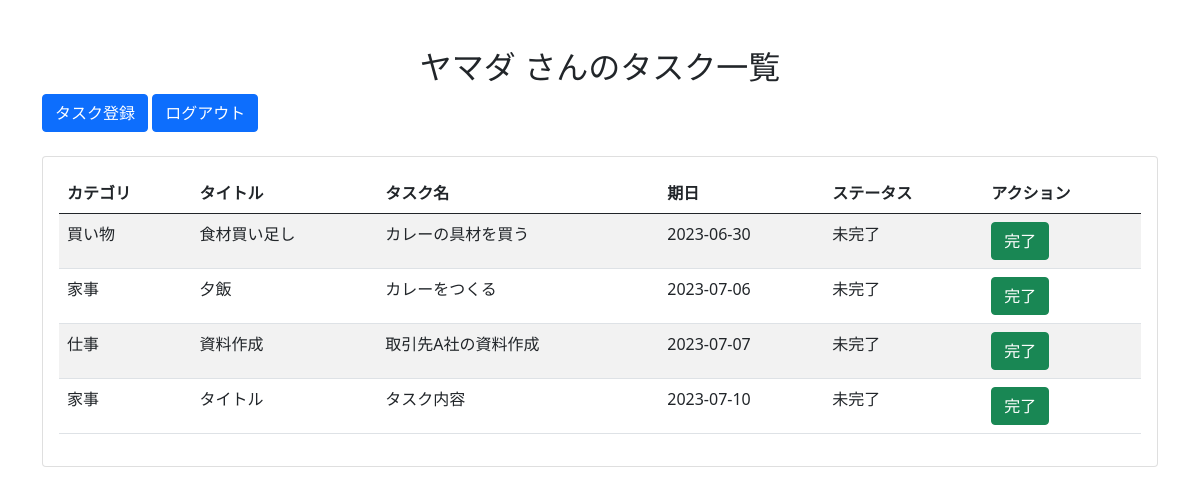
Page /todo_apps/top (signed in) on the earlier database version.
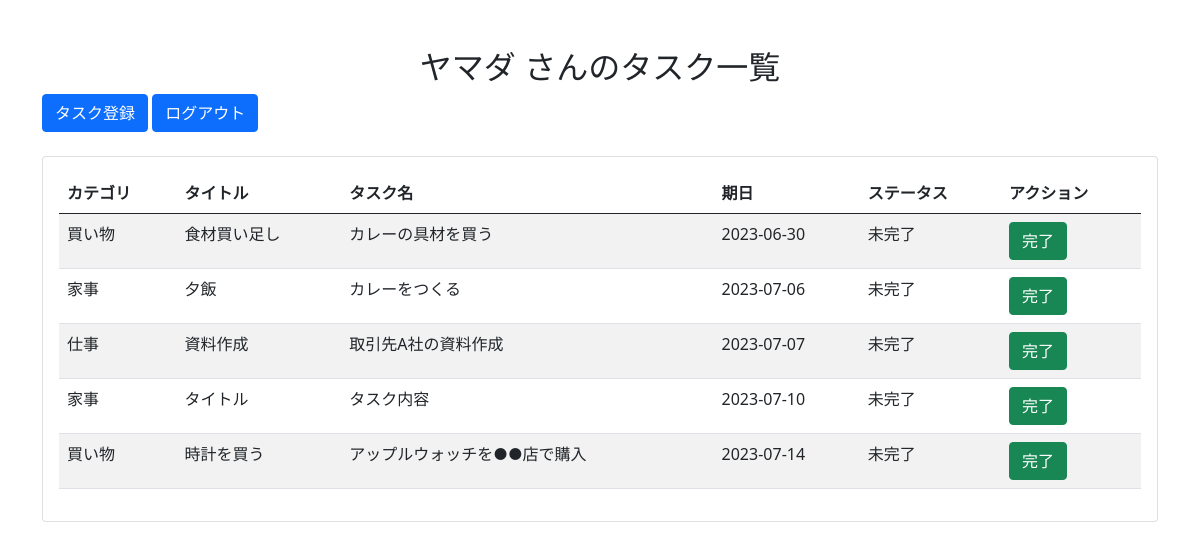
Same page on the later database version.
### models.py (models this page shows)
class TodoCategory(Base):
    __tablename__ = 'todo_category'
    id = Column(Integer, primary_key=True)
    category_name = Column(String, nullable=False)

class Todo(Base):
    __tablename__ = 'todo'
    id = Column(Integer, primary_key=True)
    title = Column(String, nullable=False)
    content = Column(String, nullable=False)
    memo = Column(Text)
    status = Column(Integer, default=0)
    due_date = Column(DateTime, nullable=False)
    category_id = Column(Integer, ForeignKey('todo_category.id'))
    user_id = Column(Integer, ForeignKey('user.id'))
    user = relationship("User", backref="todos")
    category = relationship("TodoCategory", backref="todos")

### views.py (the view)
@app.route("/todo_apps/top")
def top():
    todos = business_logic.find_todo_all(session["u_id"])
    return render_template("top.html", todos=todos)

### business_logic.py (called while the page is built)
def find_todo_all(u_id):
    todo_list = data_access.find_todo_all(u_id)
    todos = []
    for todo in todo_list:
        todo_item = {
            "id": todo.id,
            "title": todo.title,
            "category": todo.category.category_name,
            "content": todo.content,
            "due_date": f"{todo.due_date:%Y-%m-%d}",
            "status": "未完了" if todo.status == consts.STATUS_INCOMPLETE else "完了"
        }
        todos.append(todo_item)
    return todos

### data_access.py (called while the page is built)
def get_session():
    engine = create_engine('sqlite:///db/todo.db')
    Session = sessionmaker(bind=engine)
    session = Session()
    return session

def find_todo_all(u_id):
    session = get_session()
    todo_list = session.query(Todo).filter(Todo.user_id == u_id, Todo.status == consts.STATUS_INCOMPLETE).order_by(Todo.due_date.asc()).all()
    return todo_list

### templates/top.html (shortened to what this page needs)
<!DOCTYPE html>
<html>
<head>
  <link rel="stylesheet" href="https://stackpath.bootstrapcdn.com/bootstrap/5.0.0-alpha1/css/bootstrap.min.css">
</head>
<body>
  <div class="container mt-5">
    <h2 class="text-center">{{ session["name"] }} さんのタスク一覧</h2>
    <a href="{{ url_for('show_create') }}" class="btn btn-primary mr-3">タスク登録</a>
    <a href="{{ url_for('logout') }}" class="btn btn-primary">ログアウト</a>
    <div class="card mt-4">
      <div class="card-body">
        <table class="table table-striped">
          <thead>
            <tr>
              <th>カテゴリ</th>
              <th>タイトル</th>
              <th>タスク名</th>
              <th>期日</th>
              <th>ステータス</th>
              <th>アクション</th>
            </tr>
          </thead>
          <tbody>
            {% for todo_item in todos %}
            <tr>
              <td>{{ todo_item["category"] }}</td>
              <td>{{ todo_item["title"] }}</td>
              <td>{{ todo_item["content"] }}</td>
              <td>{{ todo_item["due_date"] }}</td>
              <td>{{ todo_item["status"] }}</td>
              <td><a href="{{ url_for('update_todo_done', t_id=todo_item['id']) }}" class="btn btn-success">完了</a></td>
            </tr>
            {% endfor %}
          </tbody>
        </table>
      </div>
    </div>
  </div>
</body>
</html>

Differences in the rows shown:
added Todo: title "時計を買う", content "アップルウォッチを●●店で購入"
Other differences:
new list line: "買い物"
new list line: "2023-07-14 未完了 完了"
